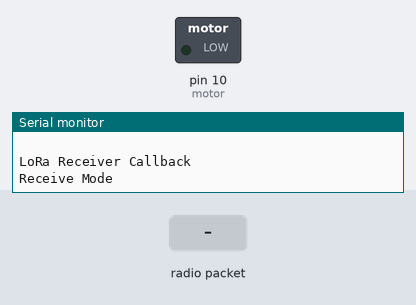
A sketch run on a simulated Arduino Uno, built with avr-gcc and run on an emulated ATmega328P. Shown: switched loads named in the sketch (green lamp = pin HIGH), the last lines printed to the serial monitor. The test bench sets the inputs (shaded band). No radio packets arrive unless stated.

Above: at 1.3 s.
1.4 s: radio packet "200" arrives
At 3.0 s:
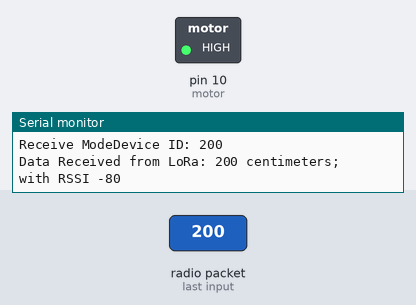
4.0 s: radio packet "5" arrives
At 6.3 s:
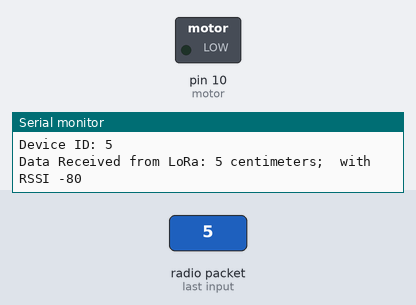
Timing chart, 0 to 7.8 s (numbered marks = the images above; inputs shaded):
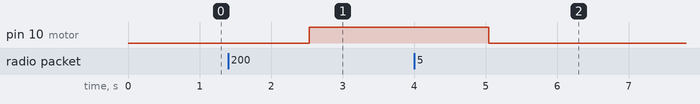

Measured:
- after the input at 1.4 s, pin 10 (motor): LOW → HIGH after 1.1 s
- after the input at 4.0 s, pin 10 (motor): HIGH → LOW after 1.0 s

The sketch:

Lora_Rx.ino
```cpp
#include <SPI.h>
#include <LoRa.h>

#define ss 15
#define rst 16
#define dio0 4
#define motor 10

String device_id;
String Lora_Ra02;
int pos1, pos2;

void setup() {
  pinMode(motor,OUTPUT);
  Serial.begin(9600);
  while (!Serial);
  Serial.println(" ");
  Serial.println("LoRa Receiver Callback");
  LoRa.setPins(ss, rst, dio0);
  if (!LoRa.begin(433E6)) {
    Serial.println("Starting LoRa failed!");
    while (1);
  }

  // register the receive callback
 // LoRa.onReceive(onReceive);

  // put the radio into receive mode
  LoRa.receive();
  Serial.print("Receive Mode");
}

void loop() {
     int packetSize = LoRa.parsePacket();
  if (packetSize)
  {
    String LoRaData = LoRa.readString();

    while (LoRa.available()) {
      Serial.print((char)LoRa.read());
    }


    pos1 = LoRaData.indexOf('/');
    pos2 = LoRaData.indexOf('&');

    device_id = LoRaData.substring(0, pos1);
    Lora_Ra02 = LoRaData.substring(pos1 + 1, pos2);

    Serial.print(F("Device ID: "));
    Serial.println(device_id);

    Serial.print(F("Data Received from LoRa: "));
    Serial.print(Lora_Ra02);
    Serial.print(" centimeters;  with RSSI ");
    Serial.println(LoRa.packetRssi());
    Serial.println("");
    }

    int loraval = Lora_Ra02.toInt();
    if(loraval<21)
      {
        digitalWrite(motor,LOW);
        delay(500);
      }
      else if(loraval>130)
      {
        digitalWrite(motor,HIGH);
        delay(500);
      }
}
```
